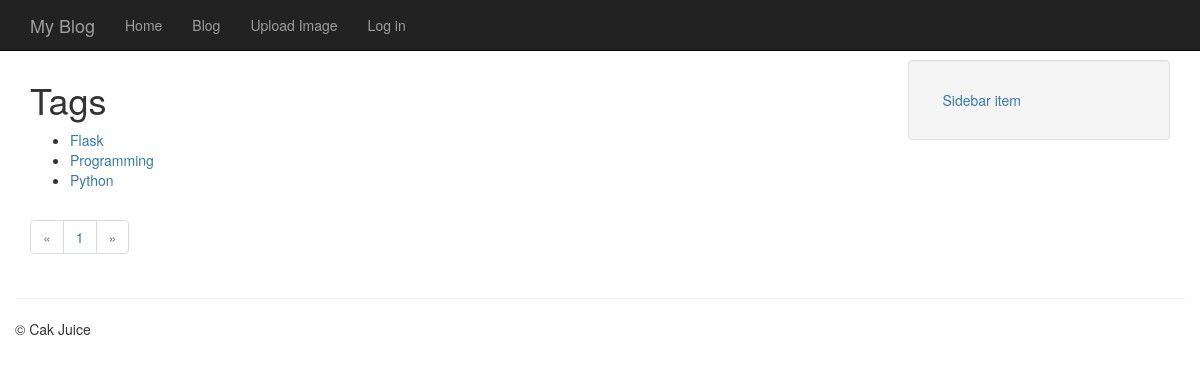
/entries/tags/, run on an earlier commit of the app's database.
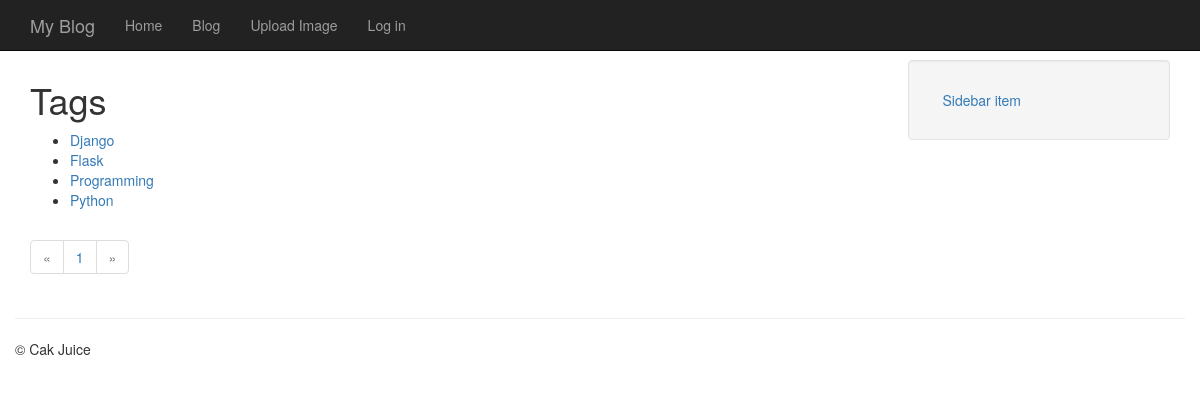
And on a later commit of the database.
### models.py (models this page shows, shortened)
class Tag(db.Model):
	id = db.Column(db.Integer, primary_key=True)
	name = db.Column(db.String(64))
	slug = db.Column(db.String(64), unique=True)

### entries/blueprint.py (the view)
@entries.route('/tags/')
def tag_index():
	tags = Tag.query.order_by(Tag.name)
	return object_list('entries/tag_index.html', tags)

### app.py (called while the page is built)
@app.before_request
def _before_request():
	g.user = current_user

### helpers.py (called while the page is built)
def object_list(template_name, query, paginate_by=20, **context):
	page = request.args.get('page')
	if page and page.isdigit():
		page = int(page)
	else:
		page = 1
	object_list = query.paginate(page, paginate_by)
	return render_template(template_name, object_list=object_list, **context)

### templates/entries/tag_index.html (shortened to what this page needs)
{% extends 'base.html' %}
{% block content_title %}Tags{% endblock %}
{% block content %}
	<ul>
		{% for tag in object_list.items %}
			<li><a href="{{ url_for('entries.tag_detail', slug=tag.slug) }}">{{ tag.name }}</a></li>
		{% endfor %}
	</ul>
	{% include 'includes/page_links.html' %}
{% endblock %}

### templates/base.html (shortened to what this page needs)
<!DOCTYPE html>
<html>
<head>
	<link rel="stylesheet" type="text/css" href="{{ url_for('static', filename='css/bootstrap.min.css') }}">
</head>
<body class="{% block body_class %}{% endblock %}">
	<nav class="navbar navbar-inverse navbar-fixed-top">
		<div class="container">
			<div class="navbar-header">
				<a class="navbar-brand" href="#">{% block branding %}My Blog{% endblock %}</a>
			</div>
			<div class="collapse navbar-collapse">
				<ul class="nav navbar-nav">
					<li><a href="{{ url_for('homepage') }}">Home</a></li>
					<li><a href="{{ url_for('entries.index') }}">Blog</a></li>
					<li><a href="{{ url_for('entries.image_upload') }}">Upload Image</a></li>
					{% if g.user.is_authenticated %}
						<li><a href="{{ url_for('logout', next=request.path) }}">Log out</a></li>
					{% else %}
						<li><a href="{{ url_for('login', next=request.path) }}">Log in</a></li>
					{% endif %}
				</ul>
			</div>
		</div>
	</nav>
	<div class="container">
		<div class="row">
			<div class="col-md-9">
				<h1>{% block content_title %}{% endblock %}</h1>
				{% block content %}{% endblock %}
			</div>
			<div class="col-md-3">
				{% block sidebar %}
				<ul class="well nav nav-stacked">
					<li><a href="#">Sidebar item</a></li>
				</ul>
				{% endblock %}
			</div>
		</div>
		<div class="row">
			<hr />
			<footer>
				<p>&copy; Cak Juice</p>
			</footer>
		</div>
	</div>
</body>
</html>

### templates/includes/page_links.html
<ul class="pagination">
	<li{% if not object_list.has_prev %} class="disabled"{% endif %}>
		{% if object_list.has_prev %}
			<a href="./?page={{ object_list.prev_num }}">&laquo;</a>
		{% else %}
			<a href="#">&laquo;</a>
		{% endif %}
	</li>
	{% for page in object_list.iter_pages() %}
		<li>
			{% if page %}
				<a {% if page == object_list.page %}class="active" {% endif %}href="./?page={{ page }}">{{ page }}</a>
			{% else %}
				<a class="disabled">...</a>
			{% endif %}
		</li>
	{% endfor %}
	<li{% if not object_list.has_next %} class="disabled"{% endif %}>
		{% if object_list.has_next %}
			<a href="./?page={{ object_list.next_num }}">&raquo;</a>
		{% else %}
			<a href="#">&raquo;</a>
		{% endif %}
	</li>
</ul>

### templates/base.html (style rules this page uses)
body { padding-top:60px; }

What changed in the data, as far as the page shows it:
added Tag: name "Django"
